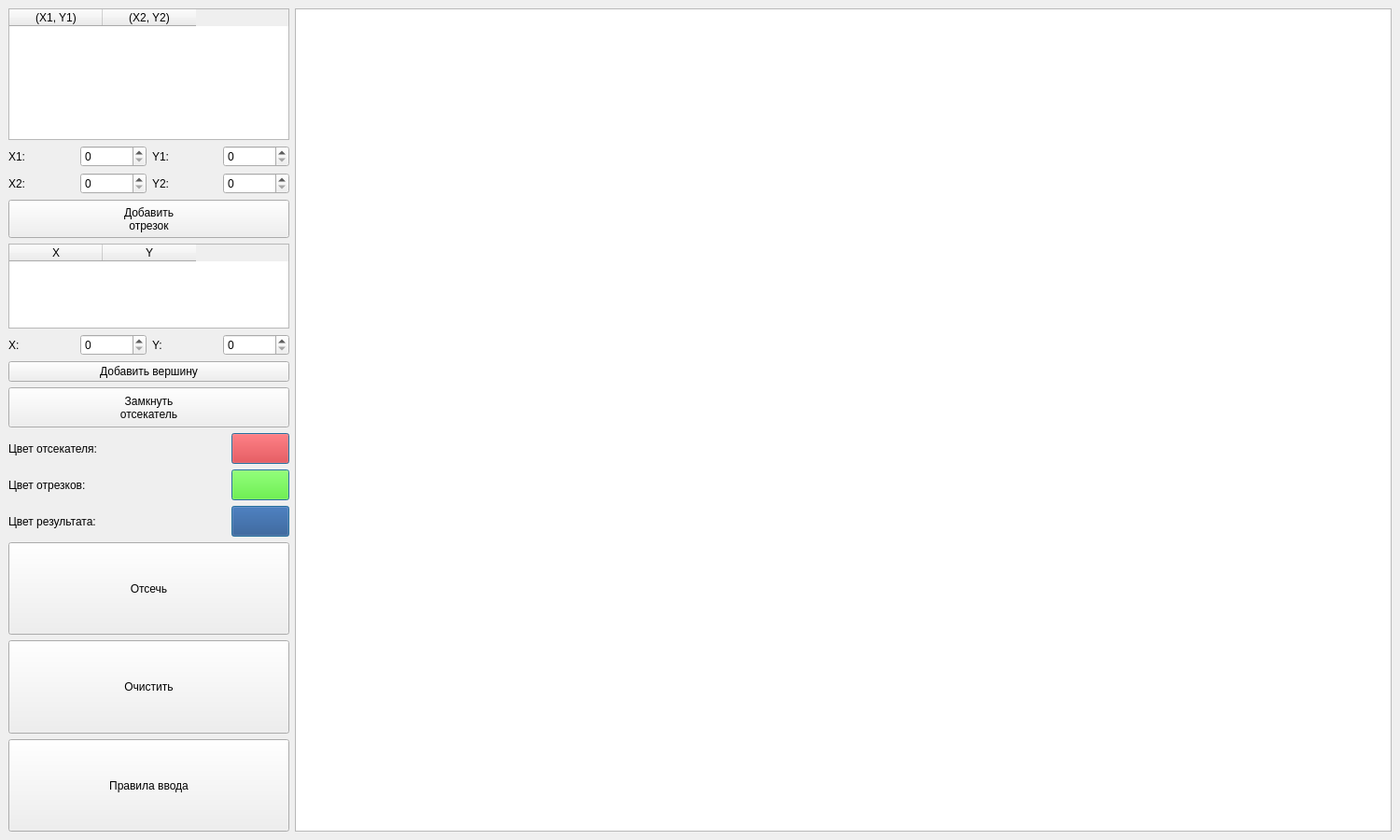
<?xml version="1.0" encoding="UTF-8"?>
<ui version="4.0">
 <class>MainWindow</class>
 <widget class="QMainWindow" name="MainWindow">
  <property name="geometry">
   <rect>
    <x>0</x>
    <y>0</y>
    <width>1500</width>
    <height>900</height>
   </rect>
  </property>
  <property name="sizePolicy">
   <sizepolicy hsizetype="Minimum" vsizetype="Preferred">
    <horstretch>0</horstretch>
    <verstretch>0</verstretch>
   </sizepolicy>
  </property>
  <property name="windowTitle">
   <string>Maslova Lab08</string>
  </property>
  <widget class="QWidget" name="centralwidget">
   <layout class="QGridLayout" name="gridLayout_4">
    <item row="1" column="0">
     <layout class="QVBoxLayout" name="segmentsLayout">
      <item>
       <layout class="QGridLayout" name="segmentLayout">
        <item row="0" column="1">
         <widget class="QSpinBox" name="x1SB">
          <property name="maximum">
           <number>1164</number>
          </property>
         </widget>
        </item>
        <item row="1" column="1">
         <widget class="QSpinBox" name="x2SB">
          <property name="maximum">
           <number>1164</number>
          </property>
         </widget>
        </item>
        <item row="1" column="3">
         <widget class="QSpinBox" name="y2SB">
          <property name="maximum">
           <number>874</number>
          </property>
         </widget>
        </item>
        <item row="0" column="3">
         <widget class="QSpinBox" name="y1SB">
          <property name="maximum">
           <number>874</number>
          </property>
         </widget>
        </item>
        <item row="1" column="2">
         <widget class="QLabel" name="y2Lbl">
          <property name="text">
           <string>Y2:</string>
          </property>
         </widget>
        </item>
        <item row="0" column="0">
         <widget class="QLabel" name="x1Lbl">
          <property name="text">
           <string>X1:</string>
          </property>
         </widget>
        </item>
        <item row="0" column="2">
         <widget class="QLabel" name="y1Lbl">
          <property name="text">
           <string>Y1:</string>
          </property>
         </widget>
        </item>
        <item row="1" column="0">
         <widget class="QLabel" name="x2Lbl">
          <property name="text">
           <string>X2:</string>
          </property>
         </widget>
        </item>
       </layout>
      </item>
      <item>
       <widget class="QPushButton" name="addSegmentBtn">
        <property name="sizePolicy">
         <sizepolicy hsizetype="Minimum" vsizetype="Preferred">
          <horstretch>0</horstretch>
          <verstretch>0</verstretch>
         </sizepolicy>
        </property>
        <property name="text">
         <string>Добавить
отрезок</string>
        </property>
       </widget>
      </item>
     </layout>
    </item>
    <item row="2" column="0">
     <widget class="QTableWidget" name="selecterTable">
      <property name="sizePolicy">
       <sizepolicy hsizetype="Fixed" vsizetype="Fixed">
        <horstretch>0</horstretch>
        <verstretch>0</verstretch>
       </sizepolicy>
      </property>
      <property name="minimumSize">
       <size>
        <width>301</width>
        <height>91</height>
       </size>
      </property>
      <property name="maximumSize">
       <size>
        <width>301</width>
        <height>91</height>
       </size>
      </property>
      <property name="editTriggers">
       <set>QAbstractItemView::NoEditTriggers</set>
      </property>
      <attribute name="verticalHeaderMinimumSectionSize">
       <number>21</number>
      </attribute>
      <attribute name="verticalHeaderDefaultSectionSize">
       <number>41</number>
      </attribute>
      <column>
       <property name="text">
        <string>X</string>
       </property>
      </column>
      <column>
       <property name="text">
        <string>Y</string>
       </property>
      </column>
     </widget>
    </item>
    <item row="7" column="0">
     <widget class="QPushButton" name="roolsBtn">
      <property name="sizePolicy">
       <sizepolicy hsizetype="Minimum" vsizetype="Preferred">
        <horstretch>0</horstretch>
        <verstretch>0</verstretch>
       </sizepolicy>
      </property>
      <property name="text">
       <string>Правила ввода</string>
      </property>
     </widget>
    </item>
    <item row="3" column="0">
     <layout class="QVBoxLayout" name="selectersLayout">
      <item>
       <layout class="QGridLayout" name="selecterLayout">
        <item row="0" column="1">
         <widget class="QSpinBox" name="xSelSB">
          <property name="maximum">
           <number>1164</number>
          </property>
         </widget>
        </item>
        <item row="0" column="0">
         <widget class="QLabel" name="xSelLbl">
          <property name="text">
           <string>X:</string>
          </property>
         </widget>
        </item>
        <item row="0" column="3">
         <widget class="QSpinBox" name="ySelSB">
          <property name="maximum">
           <number>874</number>
          </property>
         </widget>
        </item>
        <item row="0" column="2">
         <widget class="QLabel" name="ySelLbl">
          <property name="text">
           <string>Y:</string>
          </property>
         </widget>
        </item>
       </layout>
      </item>
      <item>
       <widget class="QPushButton" name="addVertexBtn">
        <property name="text">
         <string>Добавить вершину</string>
        </property>
       </widget>
      </item>
      <item>
       <widget class="QPushButton" name="setSelectorBtn">
        <property name="sizePolicy">
         <sizepolicy hsizetype="Minimum" vsizetype="Preferred">
          <horstretch>0</horstretch>
          <verstretch>0</verstretch>
         </sizepolicy>
        </property>
        <property name="text">
         <string>Замкнуть
отсекатель</string>
        </property>
       </widget>
      </item>
     </layout>
    </item>
    <item row="4" column="0">
     <layout class="QGridLayout" name="colorLayout">
      <item row="1" column="0">
       <widget class="QLabel" name="segmentsColorLbl">
        <property name="text">
         <string>Цвет отрезков:</string>
        </property>
       </widget>
      </item>
      <item row="0" column="0">
       <widget class="QLabel" name="selecterColorLbl">
        <property name="text">
         <string>Цвет отсекателя:</string>
        </property>
       </widget>
      </item>
      <item row="1" column="1">
       <widget class="QPushButton" name="segmentsColorBtn">
        <property name="enabled">
         <bool>true</bool>
        </property>
        <property name="minimumSize">
         <size>
          <width>62</width>
          <height>33</height>
         </size>
        </property>
        <property name="maximumSize">
         <size>
          <width>62</width>
          <height>33</height>
         </size>
        </property>
        <property name="autoFillBackground">
         <bool>false</bool>
        </property>
        <property name="styleSheet">
         <string notr="true">background-color: rgb(65, 255, 0);</string>
        </property>
        <property name="text">
         <string/>
        </property>
        <property name="autoExclusive">
         <bool>false</bool>
        </property>
        <property name="autoDefault">
         <bool>false</bool>
        </property>
        <property name="default">
         <bool>true</bool>
        </property>
        <property name="flat">
         <bool>false</bool>
        </property>
       </widget>
      </item>
      <item row="0" column="1">
       <widget class="QPushButton" name="selecterColorBtn">
        <property name="enabled">
         <bool>true</bool>
        </property>
        <property name="minimumSize">
         <size>
          <width>62</width>
          <height>33</height>
         </size>
        </property>
        <property name="maximumSize">
         <size>
          <width>62</width>
          <height>33</height>
         </size>
        </property>
        <property name="autoFillBackground">
         <bool>false</bool>
        </property>
        <property name="styleSheet">
         <string notr="true">background-color: rgb(255, 0, 0);</string>
        </property>
        <property name="text">
         <string/>
        </property>
        <property name="autoExclusive">
         <bool>false</bool>
        </property>
        <property name="autoDefault">
         <bool>false</bool>
        </property>
        <property name="default">
         <bool>true</bool>
        </property>
        <property name="flat">
         <bool>false</bool>
        </property>
       </widget>
      </item>
      <item row="2" column="0">
       <widget class="QLabel" name="resultColorLbl">
        <property name="text">
         <string>Цвет результата:</string>
        </property>
       </widget>
      </item>
      <item row="2" column="1">
       <widget class="QPushButton" name="resultColorBtn">
        <property name="enabled">
         <bool>true</bool>
        </property>
        <property name="minimumSize">
         <size>
          <width>62</width>
          <height>33</height>
         </size>
        </property>
        <property name="maximumSize">
         <size>
          <width>62</width>
          <height>33</height>
         </size>
        </property>
        <property name="autoFillBackground">
         <bool>false</bool>
        </property>
        <property name="styleSheet">
         <string notr="true">background-color: rgb(32, 74, 135);</string>
        </property>
        <property name="text">
         <string/>
        </property>
        <property name="autoExclusive">
         <bool>false</bool>
        </property>
        <property name="autoDefault">
         <bool>false</bool>
        </property>
        <property name="default">
         <bool>true</bool>
        </property>
        <property name="flat">
         <bool>false</bool>
        </property>
       </widget>
      </item>
     </layout>
    </item>
    <item row="5" column="0">
     <widget class="QPushButton" name="selectBtn">
      <property name="sizePolicy">
       <sizepolicy hsizetype="Minimum" vsizetype="Preferred">
        <horstretch>0</horstretch>
        <verstretch>0</verstretch>
       </sizepolicy>
      </property>
      <property name="text">
       <string>Отсечь</string>
      </property>
     </widget>
    </item>
    <item row="0" column="0">
     <widget class="QTableWidget" name="segmentsTable">
      <property name="sizePolicy">
       <sizepolicy hsizetype="Fixed" vsizetype="Fixed">
        <horstretch>0</horstretch>
        <verstretch>0</verstretch>
       </sizepolicy>
      </property>
      <property name="minimumSize">
       <size>
        <width>301</width>
        <height>141</height>
       </size>
      </property>
      <property name="maximumSize">
       <size>
        <width>301</width>
        <height>141</height>
       </size>
      </property>
      <property name="editTriggers">
       <set>QAbstractItemView::NoEditTriggers</set>
      </property>
      <attribute name="verticalHeaderMinimumSectionSize">
       <number>21</number>
      </attribute>
      <attribute name="verticalHeaderDefaultSectionSize">
       <number>41</number>
      </attribute>
      <column>
       <property name="text">
        <string>(X1, Y1)</string>
       </property>
      </column>
      <column>
       <property name="text">
        <string>(X2, Y2)</string>
       </property>
      </column>
     </widget>
    </item>
    <item row="0" column="1" rowspan="8">
     <widget class="QGraphicsView" name="graphicsView"/>
    </item>
    <item row="6" column="0">
     <widget class="QPushButton" name="clearBtn">
      <property name="sizePolicy">
       <sizepolicy hsizetype="Minimum" vsizetype="Preferred">
        <horstretch>0</horstretch>
        <verstretch>0</verstretch>
       </sizepolicy>
      </property>
      <property name="text">
       <string>Очистить</string>
      </property>
     </widget>
    </item>
   </layout>
  </widget>
 </widget>
 <resources/>
 <connections/>
</ui>
